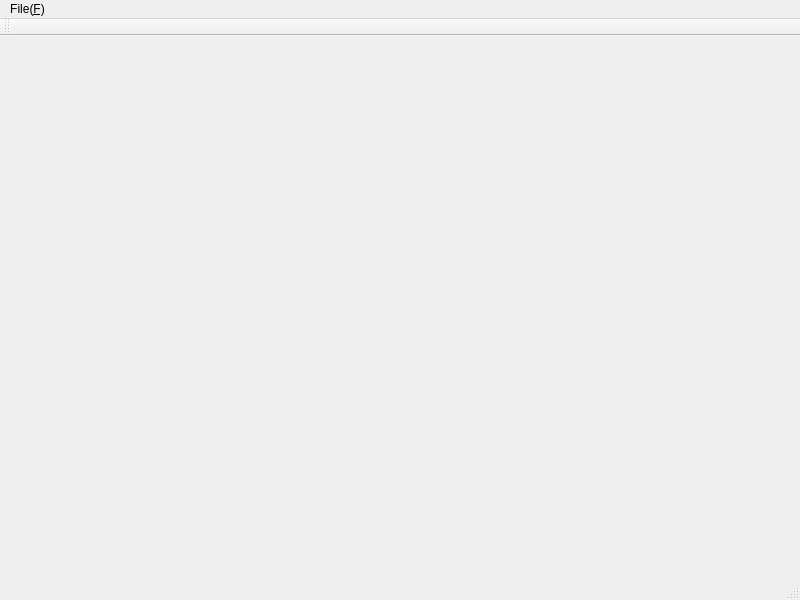
<?xml version="1.0" encoding="UTF-8"?>
<ui version="4.0">
 <class>subwindow0</class>
 <widget class="QMainWindow" name="subwindow0">
  <property name="geometry">
   <rect>
    <x>0</x>
    <y>0</y>
    <width>800</width>
    <height>600</height>
   </rect>
  </property>
  <property name="windowTitle">
   <string>subwindow0</string>
  </property>
  <widget class="MeshViewer" name="centralwidget"/>
  <widget class="QMenuBar" name="menubar">
   <property name="geometry">
    <rect>
     <x>0</x>
     <y>0</y>
     <width>800</width>
     <height>23</height>
    </rect>
   </property>
   <widget class="QMenu" name="menuFile_F">
    <property name="title">
     <string>File(&amp;F)</string>
    </property>
   </widget>
   <addaction name="menuFile_F"/>
  </widget>
  <widget class="QToolBar" name="toolBar">
   <property name="windowTitle">
    <string>toolBar</string>
   </property>
   <attribute name="toolBarArea">
    <enum>TopToolBarArea</enum>
   </attribute>
   <attribute name="toolBarBreak">
    <bool>false</bool>
   </attribute>
  </widget>
  <widget class="QStatusBar" name="statusBar"/>
 </widget>
 <customwidgets>
  <customwidget>
   <class>MeshViewer</class>
   <extends>QWidget</extends>
   <header>MeshViewer.h</header>
   <container>1</container>
  </customwidget>
 </customwidgets>
 <resources>
  <include location="bsplinesurface.qrc"/>
 </resources>
 <connections/>
 <slots>
  <slot>newFile()</slot>
  <slot>open()</slot>
  <slot>save()</slot>
  <slot>saveAs()</slot>
 </slots>
</ui>
